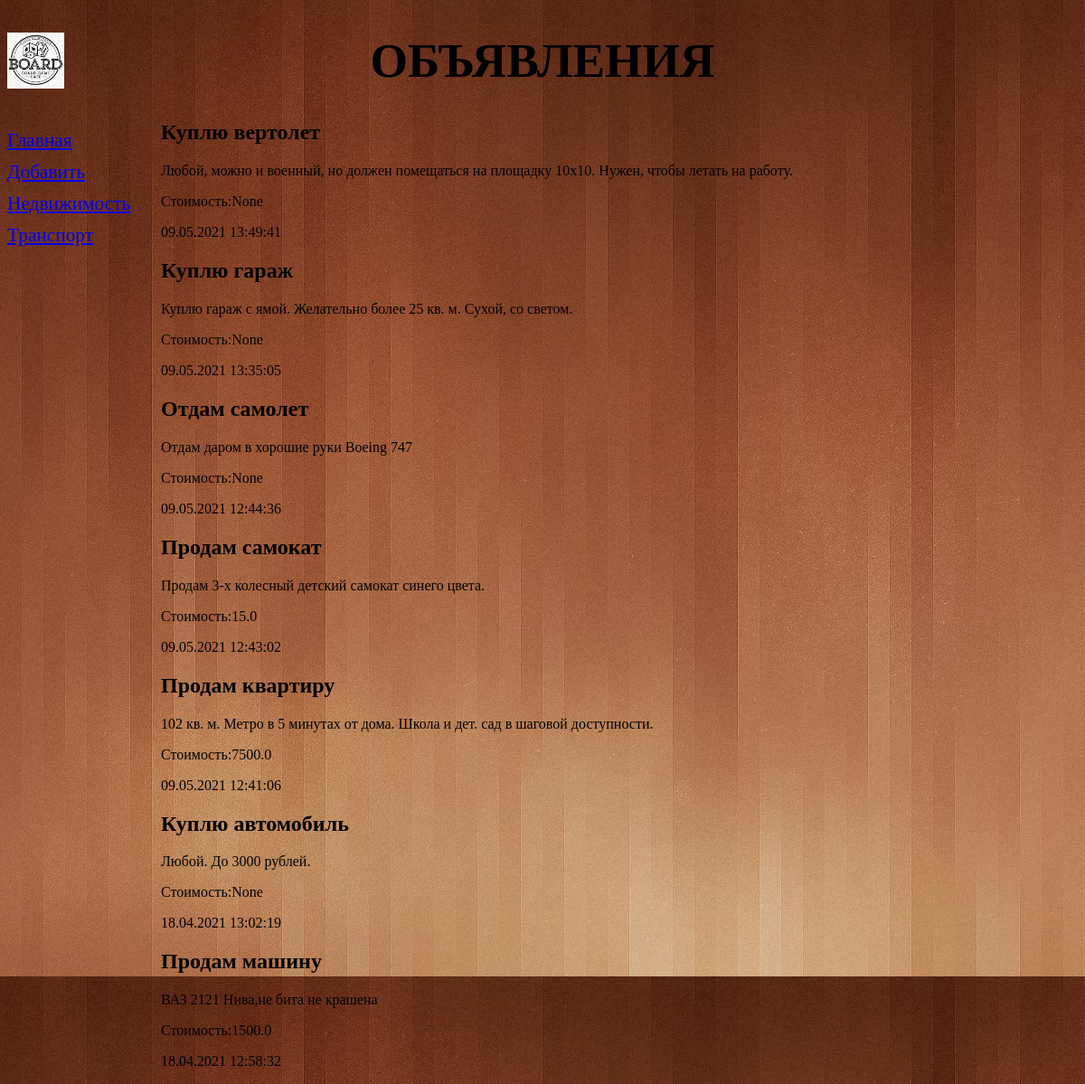
/bboard/, run on the app's committed database.
### bboard/models.py (models this page shows, shortened)
class Rubric(models.Model):
    name=models.CharField(max_length=20,db_index=True,verbose_name='Название')
    class Meta:
        verbose_name_plural='Рубрики'
        verbose_name='Рубрика'
        ordering=['name']

class Bb(models.Model):
    title=models.CharField(max_length=50,verbose_name='Заголовок')
    content=models.TextField(null=True,blank=True,verbose_name='Текст объявления')
    price=models.FloatField(null=True,blank=True,verbose_name='Цена')
    published=models.DateTimeField(auto_now_add=True,db_index=True)
    rubric=models.ForeignKey('Rubric',on_delete=models.PROTECT,verbose_name='Рубрика',null=True)
    class Meta:
        verbose_name_plural='Объявления'
        verbose_name='Объявление'

### bboard/views.py (the view)
# urls.py: path('',index, name='index'),
def index(request):
    bbs=Bb.objects.order_by('-published')
    rubrics=Rubric.objects.all()
    return render(request,'bboard/index.html',{'bbs':bbs,'rubrics':rubrics})

### bboard/templates/bboard/index.html
{% extends "bboard/basic.html" %}
{% block content %}
{% for bb in bbs %}
<div>
    <h2>{{ bb.title }}</h2>
    <p>{{ bb.content }}</p>
    <p>Стоимость:{{ bb.price }}</p>
    <p>{{ bb.published|date:"d.m.Y H:i:s" }}</p>
</div>
{% endfor %}
{% endblock %}

### bboard/templates/bboard/basic.html (shortened to what this page needs)
{% load static %}
<!DOCTYPE html>
<html lang="en">
<head>
    <link type="text/css" rel="stylesheet" href="{% static 'bboard/style.css' %}">
</head>
<body>
    <header>
        <h1>Объявления</h1>
    </header>
    <nav>
        <a href="{% url 'index' %}">Главная</a>
        <a href="{% url 'add' %}">Добавить</a>
        {% for rubric in rubrics %}
        <a href="{% url 'by_rubric' rubric.pk %}">{{ rubric.name }}</a>
        {% endfor %}
    </nav>
    <section>
        {% block content %}
        {% endblock %}
    </section>
</body>
</html>

### bboard/static/bboard/style.css (style rules this page uses)
header h1 { font-size: 40pt; text-transform: uppercase; text-align: center; background: url("logo.png") left / auto 100% no-repeat; }
nav { font-size: 16pt; max-width: 150px; float: left; }
nav a { display: block; margin: 10px 0; }
section { margin-left: 170px; }
body { background: url("bg.jpg"); }

### data on the page
Rubric: name "Недвижимость"
Rubric: name "Транспорт"
Bb: title "Куплю вертолет", content "Любой, можно и военный, но должен помещаться на площадку 10х10. Нужен, чтобы летать на работу.", price "None", published "09.05.2021 13:49:41"
Bb: title "Куплю гараж", content "Куплю гараж с ямой. Желательно более 25 кв. м. Сухой, со светом.", price "None", published "09.05.2021 13:35:05"
Bb: title "Отдам самолет", content "Отдам даром в хорошие руки Boeing 747", price "None", published "09.05.2021 12:44:36"
Bb: title "Продам самокат", content "Продам 3-х колесный детский самокат синего цвета.", price "15.0", published "09.05.2021 12:43:02"
Bb: title "Продам квартиру", content "102 кв. м. Метро в 5 минутах от дома. Школа и дет. сад в шаговой доступности.", price "7500.0", published "09.05.2021 12:41:06"
Bb: title "Куплю автомобиль", content "Любой. До 3000 рублей.", price "None", published "18.04.2021 13:02:19"
Bb: title "Продам машину", content "ВАЗ 2121 Нива,не бита не крашена", price "1500.0", published "18.04.2021 12:58:32"
